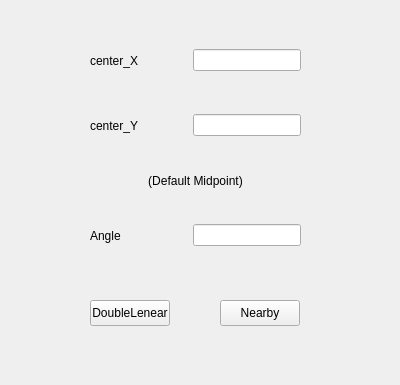
<?xml version="1.0" encoding="UTF-8"?>
<ui version="4.0">
 <class>Spacerotate</class>
 <widget class="QWidget" name="Spacerotate">
  <property name="geometry">
   <rect>
    <x>0</x>
    <y>0</y>
    <width>400</width>
    <height>385</height>
   </rect>
  </property>
  <property name="windowTitle">
   <string>Form</string>
  </property>
  <widget class="QWidget" name="horizontalLayoutWidget">
   <property name="geometry">
    <rect>
     <x>90</x>
     <y>30</y>
     <width>211</width>
     <height>61</height>
    </rect>
   </property>
   <layout class="QHBoxLayout" name="horizontalLayout">
    <item>
     <widget class="QLabel" name="label">
      <property name="text">
       <string>center_X</string>
      </property>
     </widget>
    </item>
    <item>
     <spacer name="horizontalSpacer">
      <property name="orientation">
       <enum>Qt::Horizontal</enum>
      </property>
      <property name="sizeHint" stdset="0">
       <size>
        <width>40</width>
        <height>20</height>
       </size>
      </property>
     </spacer>
    </item>
    <item>
     <widget class="QLineEdit" name="rotate_center_X"/>
    </item>
   </layout>
  </widget>
  <widget class="QWidget" name="horizontalLayoutWidget_2">
   <property name="geometry">
    <rect>
     <x>90</x>
     <y>100</y>
     <width>211</width>
     <height>51</height>
    </rect>
   </property>
   <layout class="QHBoxLayout" name="horizontalLayout_2">
    <item>
     <widget class="QLabel" name="label_2">
      <property name="text">
       <string>center_Y</string>
      </property>
     </widget>
    </item>
    <item>
     <spacer name="horizontalSpacer_2">
      <property name="orientation">
       <enum>Qt::Horizontal</enum>
      </property>
      <property name="sizeHint" stdset="0">
       <size>
        <width>40</width>
        <height>20</height>
       </size>
      </property>
     </spacer>
    </item>
    <item>
     <widget class="QLineEdit" name="rotate_center_Y"/>
    </item>
   </layout>
  </widget>
  <widget class="QWidget" name="horizontalLayoutWidget_3">
   <property name="geometry">
    <rect>
     <x>90</x>
     <y>210</y>
     <width>211</width>
     <height>51</height>
    </rect>
   </property>
   <layout class="QHBoxLayout" name="horizontalLayout_3">
    <item>
     <widget class="QLabel" name="label_3">
      <property name="text">
       <string>Angle</string>
      </property>
     </widget>
    </item>
    <item>
     <spacer name="horizontalSpacer_3">
      <property name="orientation">
       <enum>Qt::Horizontal</enum>
      </property>
      <property name="sizeHint" stdset="0">
       <size>
        <width>40</width>
        <height>20</height>
       </size>
      </property>
     </spacer>
    </item>
    <item>
     <widget class="QLineEdit" name="rotate_angle"/>
    </item>
   </layout>
  </widget>
  <widget class="QPushButton" name="rotate_nearby">
   <property name="geometry">
    <rect>
     <x>220</x>
     <y>300</y>
     <width>80</width>
     <height>26</height>
    </rect>
   </property>
   <property name="text">
    <string>Nearby</string>
   </property>
  </widget>
  <widget class="QPushButton" name="rotate_doublelinear">
   <property name="geometry">
    <rect>
     <x>90</x>
     <y>300</y>
     <width>80</width>
     <height>26</height>
    </rect>
   </property>
   <property name="text">
    <string>DoubleLenear</string>
   </property>
  </widget>
  <widget class="QLabel" name="label_4">
   <property name="geometry">
    <rect>
     <x>90</x>
     <y>150</y>
     <width>211</width>
     <height>61</height>
    </rect>
   </property>
   <property name="text">
    <string>(Default Midpoint)</string>
   </property>
   <property name="alignment">
    <set>Qt::AlignCenter</set>
   </property>
  </widget>
 </widget>
 <resources/>
 <connections/>
</ui>
